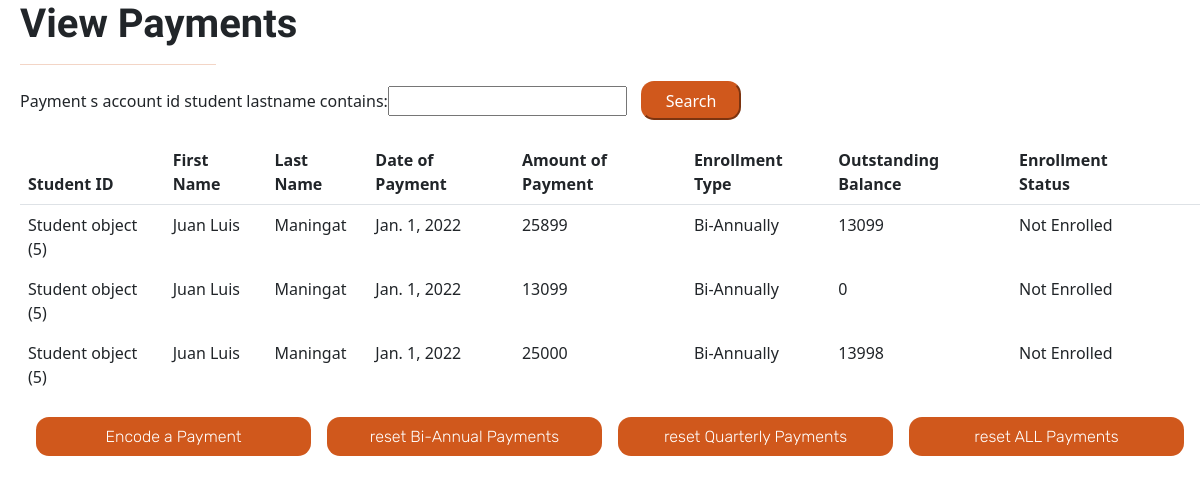
Page /paymentList (signed in) on the committed database.
### sis_app/models.py (models this page shows, shortened)
class Payment(models.Model):
    payment_s_account_id = models.ForeignKey(Student, on_delete=models.CASCADE, null = False)
    paymentdate_date = models.DateField(null = False)
    payment_amount = models.IntegerField(null = False)
    outstandingbalance = models.IntegerField(default = 0)
    payment_sy_end = 0
    outstandingbalance = models.IntegerField(default = 1000000)
    school_year_end=models.IntegerField(('year'), validators=[MinValueValidator(2000)], default=None)#
    def getenrollmentplan(self):
        return self.payment_s_account_id.student_enrollment_plan
    def getstudentfirstname(self):
        return self.payment_s_account_id.student_firstname
    def getstudentlastname(self):
        return self.payment_s_account_id.student_lastname
    def getstudentenrollmentstatus(self):
        return self.payment_s_account_id.enrollment_status

class Account(models.Model):
    username = models.CharField(max_length=128)
    password = models.CharField(max_length=128)#passwords should be stored hashed
    class Meta:
        abstract=True # Don't use this line if you want Contact to have its own table

class Student(Account):
    student_firstname = models.CharField(max_length=128, default=None)#
    student_lastname = models.CharField(max_length=128, default=None)#
    student_middlename = models.CharField(max_length=128, default=None)
    student_nickname = models.CharField(max_length=128, default=None)
    student_birthday = models.DateField(default=datetime.date.today())
    grade_levels = [
        ('Nursery','Nursery'),
        ('Kinder 1','Kinder 1'),
        ('Kinder 2 Junior', 'Kinder 2 Junior'),
        ('Kinder 2 Senior', 'Kinder 2 Senior'),
    ]
    student_grade_level = models.CharField(max_length=128, choices=grade_levels, default='Nursery')#
    status =[
    ('Not Enrolled','Not Enrolled'),
    ('Enrolled', 'Enrolled'),
    ]#
    enrollment_status = models.CharField(max_length=20, choices=status,default='Not Enrolled')#
    student_schoolyear_start=models.IntegerField(('year'), validators=[MinValueValidator(2000)], default=None)#
    student_address = models.CharField(max_length=300, default=None)
    student_religion = models.CharField(max_length=128, default=None)
    student_nationality = models.CharField(max_length=128, default=None)
    student_hobbies = models.TextField(max_length=500, default=None)
    student_likes = models.TextField(max_length=500, default=None)
    student_dislikes = models.TextField(max_length=500, default=None)
    student_shm = models.TextField(max_length=500, default=None)
    student_allergies = models.TextField(max_length=500, default=None)
    student_sd = models.TextField(max_length=500, default=None)
    student_oconsiderations = models.TextField(max_length=500, default=None)
    student_guardianemail = models.EmailField(max_length = 254, default=None)
    student_f_firstname = models.CharField(max_length=128, default=None)
    student_f_lastname = models.CharField(max_length=128, default=None)
    student_f_middlename = models.CharField(max_length=128, default=None)
    student_f_telno = models.CharField(max_length=128, default=None)
    student_f_address = models.CharField(max_length=300, default=None)
    student_f_occupation = models.CharField(max_length=128, default=None)
    student_f_employer = models.CharField(max_length=128, default=None)
    student_f_oaddress = models.CharField(max_length=300, default=None)
    student_f_otelno = models.CharField(max_length=128, default=None)
    student_f_natureofbusiness = models.CharField(max_length=128, default=None)
    student_m_firstname = models.CharField(max_length=128, default=None)
    student_m_lastname = models.CharField(max_length=128, default=None)
    student_m_middlename = models.CharField(max_length=128, default=None)
    student_m_telno = models.CharField(max_length=128, default=None)
    student_m_address = models.CharField(max_length=300, default=None)
    student_m_occupation = models.CharField(max_length=128, default=None)
    student_m_employer = models.CharField(max_length=128, default=None)
    student_m_oaddress = models.CharField(max_length=300, default=None)
    student_m_otelno = models.CharField(max_length=128, default=None)
    student_m_natureofbusiness = models.CharField(max_length=128, default=None)
    student_sibling_name = models.CharField(max_length=300, default=None)
    student_sibling_gender = models.CharField(max_length=128, default=None)
    student_sibling_age = models.IntegerField(default=None)
    student_sibling_school=models.CharField(max_length=300, default=None)
    student_medexp = models.BooleanField(default = False)
    student_rules = models.BooleanField(default = False)
    student_accuracy = models.BooleanField(default = False)
    student_signedname = models.CharField(max_length=300, default=None)
    student_signdate = models.DateField(default=datetime.date.today())
    enrollment_plan_choices =[
    ('Annually','Annually'),
    ('Bi-Annually', 'Bi-Annually'),
    ('Quarterly', 'Quarterly'),
    ]
    student_enrollment_plan = models.CharField(max_length=20, choices=enrollment_plan_choices,default='Annually')

### sis_app/views.py (the view)
# urls.py: path('paymentList',views.paymentList, name="payment_list"),
@login_required(login_url='sis_app:log_in')
def paymentList(request):
    if request.user.is_superuser:
        payments = Payment.objects.all()
        myPFilter = PaymentFilter(request.GET, queryset=payments)
        payments = myPFilter.qs
        context = {'paymentList' : payments, 'myPFilter': myPFilter}
        return render(request,"sis_app/paymentList.html", context)
    else:
        return redirect('sis_app:home')

### sis_app/templates/sis_app/paymentList.html (shortened to what this page needs)
<!DOCTYPE html>
<html>
{% load static %}
{%block content %}
{% block styles %}
<head>
<link href="https://cdn.jsdelivr.net/npm/bootstrap@5.1.3/dist/css/bootstrap.min.css" rel="stylesheet">
<link rel="stylesheet" href="{% static "styles/paymentlist.css" %}" type="text/css">
{% endblock %}
</head>
<body>
    <h1 class="pageHeading">View Payments</h1>
    <hr>
    <div class="form-container">
        <form method="get" style=>
            {{myPFilter.form}}
            <button class="buttonDesignPositive" type="submit">Search</button>
        </form>
    </div>
    <div class="table-container">
        <table class = "table table-borderless">
            <thead class= "border-bottom font-weight-bold">
                <tr>
                    <th>Student ID</th>
                    <th>First Name</th>
                    <th>Last Name</th>
                    <th>Date of Payment</th>
                    <th>Amount of Payment</th>
                    <th>Enrollment Type</th>
                    <th>Outstanding Balance</th>
                    <th>Enrollment Status</th>
                    <th></th>
                    <th></th>
                </tr>
            </thead>
            <tbody>
                {% for payment in paymentList %}
                <tr>
                    <td data-heading="Student ID">{{payment.payment_s_account_id}}</td>
                    <td data-heading="First Name">{{payment.getstudentfirstname}}</td>
                    <td data-heading="Last Name">{{payment.getstudentlastname}}</td>
                    <td data-heading="Date of Payment">{{payment.paymentdate_date}}</td>
                    <td data-heading="Amount of Payment">{{payment.payment_amount}}</td>
                    <td data-heading="Enrollment Type">{{payment.getenrollmentplan}}</td>
                    <td data-heading="Outstanding Balance">{{payment.outstandingbalance}}</td>
                    <td data-heading="Enrollment Status">{{payment.getstudentenrollmentstatus}}</td>
                </tr>
                {% endfor %}
            </tbody>
        </table>
    </div>
    <div class="buttonContainer">
        <a class="buttonDesignNegative" id="filterButton" href="{% url 'sis_app:payment_form' %}">Encode a Payment</a>
        <a class="buttonDesignNegative" id="filterButton" href="{% url 'sis_app:reset_BA' %}">reset Bi-Annual Payments</a>
        <a class="buttonDesignNegative" id="filterButton" href="{% url 'sis_app:reset_Q' %}">reset Quarterly Payments</a>
        <a class="buttonDesignNegative" id="filterButton" href="{% url 'sis_app:reset_ALL' %}">reset ALL Payments</a>
    </div>
    {% endblock content %}
</body>
</html>

### sis_app/static/styles/paymentlist.css (style rules this page uses)
html { background-color: white; margin-left: 20px; font-family: "Rubik", sans-serif; font-weight: 300; }
h1 { font-family: 'M PLUS 1p', sans-serif; font-weight: 800; }
hr { margin-left: 0px; background-color: #D0581C; height: 500px; width: 196px; }
#filterButton { background-color: #D0581C; width: 275px; height: 39px; border-radius: 13px; }
.buttonContainer { display: flex; margin-top: 20px; margin-bottom: 20px; justify-content: space-evenly; font-family: "Rubik", sans-serif; font-weight: 300; text-align: center; }
a { color: white; text-decoration: none; display: flex; justify-content: space-evenly; align-items: center; }
.buttonDesignPositive { border-radius: 13px; color: white; background-color: #D0581C; border-color: #D0581C; margin-bottom: 20px; margin-left: 10px; margin-right: 10px; width: 100px; height: 39px; }

### rows in the picture
Payment: payment_s_account_id "Student object (5)", getstudentfirstname "Juan Luis", getstudentlastname "Maningat", paymentdate_date "Jan. 1, 2022", payment_amount "25899", getenrollmentplan "Bi-Annually", outstandingbalance "13099", getstudentenrollmentstatus "Not Enrolled"
Payment: payment_s_account_id "Student object (5)", getstudentfirstname "Juan Luis", getstudentlastname "Maningat", paymentdate_date "Jan. 1, 2022", payment_amount "13099", getenrollmentplan "Bi-Annually", outstandingbalance "0", getstudentenrollmentstatus "Not Enrolled"
Payment: payment_s_account_id "Student object (5)", getstudentfirstname "Juan Luis", getstudentlastname "Maningat", paymentdate_date "Jan. 1, 2022", payment_amount "25000", getenrollmentplan "Bi-Annually", outstandingbalance "13998", getstudentenrollmentstatus "Not Enrolled"
